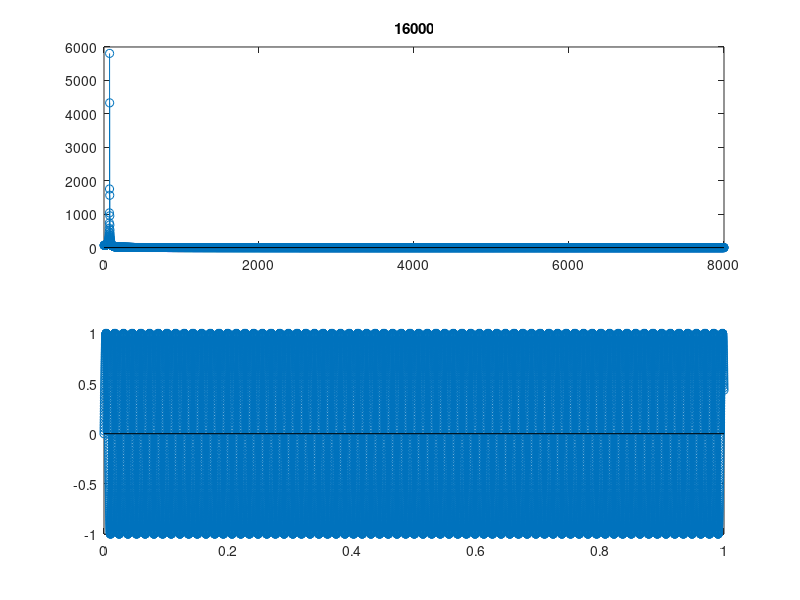

This figure's MATLAB source:
clc; clear all;

T = 1;
fs = 16000;
n = 0:1/fs: T;
N = 14e-3;
y = sin(2*pi*n/N);

fprintf("Periodicty after sampling = %f", N*fs)
% % % Observations
% % If sinusoid is 100, 200, 110, 105, then we get impulse in freq
% % domain even for N<fs
% % For any other freq, we get impulse at N=fs
% % For all frequencies we dont get impulses at N>fs

for Nf = [100, 128, 150, 200, 300, 256, 480, 555, 600,800, 960, 1200, 1400, length(y)-1] %round(.1*fs):round(.1*fs):(3*fs)
    Y = fft(y, Nf);
    subplot(2,1,1)
    stem(abs(Y(1:round(length(Y)/2))))
    title(Nf)
    subplot(2,1,2)
    stem(n,y)
    pause
end


% for Nf = round(.1*fs):round(.1*fs):(3*fs)
%     freqz(y,Nf);
%    title(Nf)
%     pause
% end
